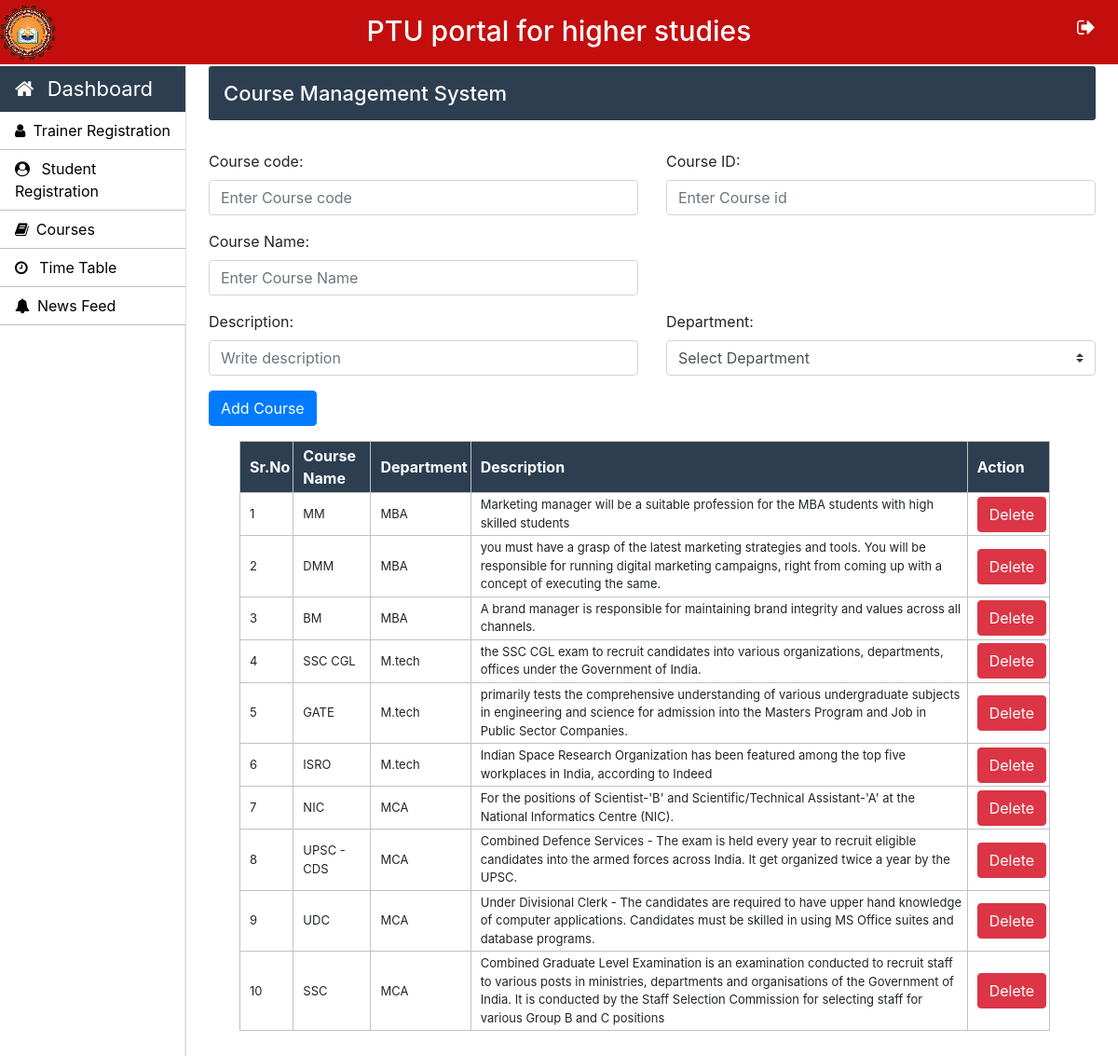
Page /Admin/courses.php on the committed database.
### tables this page shows
CREATE TABLE `course_tbl` (
  `id` int(20) NOT NULL,
  `dept` varchar(100) NOT NULL,
  `coursename` varchar(50) NOT NULL,
  `descp` varchar(1000) NOT NULL,
  `cid` varchar(20) NOT NULL,
  `fullform` varchar(100) NOT NULL
);

### Admin/courses.php (the view, shortened to what this page needs)
<?php
		require_once "config.php";
	?>
<!doctype html>
<html lang="en">
	<head>
	</head>
	<body>
		<?php include('../common/common-header.php') ?>
		<?php include('../common/admin-sidebar.php') ?>
		<main role="main" class="col-xl-10 col-lg-9 col-md-8 ml-sm-auto px-md-4 mb-2 w-100">
			<div class="sub-main">
				<div class="bar-margin text-center d-flex flex-wrap flex-md-nowrap pt-3 pb-2 mb-3 text-white admin-dashboard pl-3">
					<h4>Course Management System </h4>
				</div>
				<div class="row">
					<div class="col-md-12">
						<form action="courses.php" method="post">
							<div class="row mt-3">
								<div class="col-md-6">
									<div class="form-group">
										<label for="exampleInputEmail1">Course code: </label>
										<input type="text" name="cname" class="form-control" required placeholder="Enter Course code">
									</div>
								</div>
								<div class="col-md-6">
									<div class="form-group">
										<label for="exampleInputPassword1">Course ID:</label>
										<input type="text" name="cid" class="form-control" required placeholder="Enter Course id">
									</div>
								</div>
								<div class="col-md-6">
									<div class="form-group">
										<label for="exampleInputPassword1">Course Name:</label>
										<input type="text" name="cfull" class="form-control" required placeholder="Enter Course Name">
									</div>
								</div>
							</div>
							<div class="row">
								<div class="col-md-6">
									<div class="form-group">
										<label for="exampleInputEmail1">Description:</label>
										<input type="textarea" rows="2" name="description" class="form-control" required placeholder="Write description">
									</div>
								</div>
								<div class="col-md-6">
								<div class="form-group">
									<label for="exampleInputEmail1">Department: </label>
									<select class="browser-default custom-select" name="department">
										<option >Select Department</option>
									</select>
									</div>
								</div>
							</div>
							<div class="row w-100">
								<div class="col-md-12">
									<input type="submit" name="sub" value="Add Course" class=" btn btn-primary ml-auto">
								</div>
							</div>
						</form>
					</div>
				</div>
				<div class="row">
					<div class="col-md-11 ml-2">
						<section class="mt-3">
							<table class="w-100 table-elements mb-5 table-three-tr" cellpadding="3">
								<tr class="table-tr-head table-three text-white">
									<th>Sr.No</th>
									<th>Course Name</th>
									<th>Department</th>
									<th>Description</th>
									<th>Action</th>
								</tr>
								<?php
									$sr=1;
									$query="select * from course_tbl ORDER BY id DESC";
									$run=mysqli_query($con,$query);
									while($row=mysqli_fetch_array($run)) {
									echo	"<tr>";
									echo	"<td>".$sr++."</td>";
									echo	"<td>".$row['coursename']."</td>";
									echo	"<td>".$row['dept']."</td>";
									echo	"<td>".$row['descp']."</td>";
									echo	"<td width='20'><a class='btn btn-danger' href=delete-function.php?course_code=".$row['id'].">Delete</a></td>";
									echo	"</tr>";
									}
								?>
							</table>
						</section>
					</div>
				</div>
			</div>
		</main>
	</body>
</html>

### Css/style.css (style rules this page uses)
h4 { font-size: 22px; }
.admin-dashboard { margin-top: 1px !important; background: #2c3e50 !important; border-radius: 3px; }
.table-elements tr, td, th { font-size: 13px; border: 1px solid rgb(194, 193, 193); padding-left: 10px !important; }
.table-three { background: #2c3e50 !important; }
.table-tr-head { height: 45px !important; padding: 10px !important; margin-top: 5px !important; }
.table-font-for-transcript td, th { font-size: 16px !important; }

### Common/common-header.php (style rules this page uses)
table { text-align:left; margin-left: 25px; }

### rows in the picture
course_tbl: coursename "MM", dept "MBA", descp "Marketing manager will be a suitable profession for the MBA students with high skilled students"
course_tbl: coursename "DMM", dept "MBA", descp "you must have a grasp of the latest marketing strategies and tools. You will be responsible for running digital marketing campaigns, right from coming up with a concept of executing the same."
course_tbl: coursename "BM", dept "MBA", descp "A brand manager is responsible for maintaining brand integrity and values across all channels."
course_tbl: coursename "SSC CGL", dept "M.tech", descp "the SSC CGL exam to recruit candidates into various organizations, departments, offices under the Government of India."
course_tbl: coursename "GATE", dept "M.tech", descp "primarily tests the comprehensive understanding of various undergraduate subjects in engineering and science for admission into the Masters Program and Job in Public Sector Companies."
course_tbl: coursename "ISRO", dept "M.tech", descp "Indian Space Research Organization has been featured among the top five workplaces in India, according to Indeed"
course_tbl: coursename "NIC", dept "MCA", descp "For the positions of Scientist-'B' and Scientific/Technical Assistant-'A' at the National Informatics Centre (NIC)."
course_tbl: coursename "UPSC - CDS", dept "MCA", descp "Combined Defence Services - The exam is held every year to recruit eligible candidates into the armed forces across India. It get organized twice a year by the UPSC."
course_tbl: coursename "UDC", dept "MCA", descp "Under Divisional Clerk - The candidates are required to have upper hand knowledge of computer applications. Candidates must be skilled in using MS Office suites and database programs."
course_tbl: coursename "SSC", dept "MCA", descp "Combined Graduate Level Examination is an examination conducted to recruit staff to various posts in ministries, departments and organisations of the Government of India. It is conducted by the Staff Selection Commission for selecting staff for various Group B and C positions"
